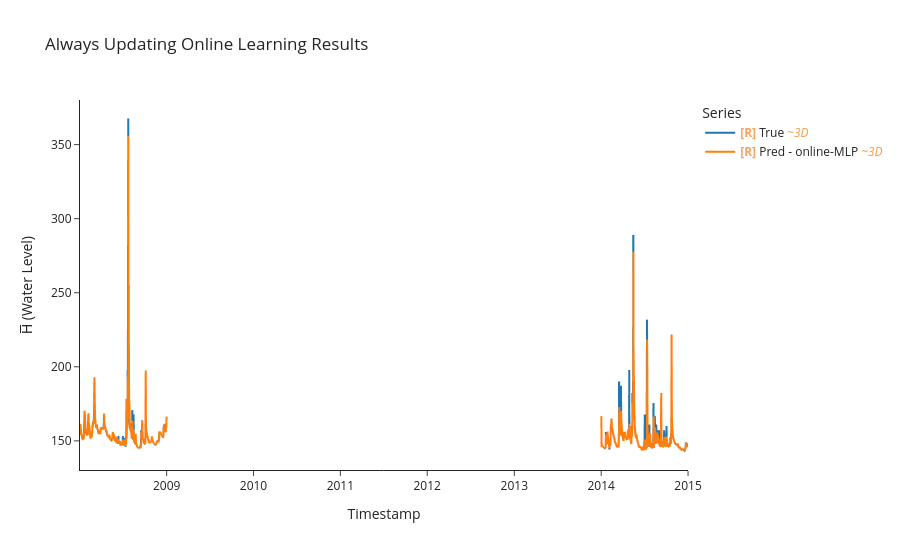

The notebook cell this image was saved under:
### Markdown cell above
## Testing with Online Learning (from data on the fly)

### Code cell
# Testing with always updating 
model, optimizer, criterion = build_mlp(LOOKBACK*N_FEATURES, HORIZON)
y_true, y_pred, time_indices, cutom_adam_batch_losses = uf.train_model_online(model, optimizer,criterion,
                                                                              test_ds, test_df,
                                                                              LOOKBACK, HORIZON, BATCH_SIZE)
#training results
uf.calculate_metrics_and_plot({"online-MLP": (y_true, y_pred, time_indices)}, 
                              plot_title="Always Updating Online Learning Results")

### Figure 1 — Plotly figure (JSON) as saved in the notebook; plotly's stock layout.template omitted (floating-point values rounded to 4 significant figures; data arrays with more than 128 entries replaced by an {"elided": "..."} marker saying what was removed)
{"data": [{"hovertemplate": "Legend=True<br>Timestamp=%{x}<br>H̅ (Water Level)=%{y}<extra></extra>", "legendgroup": "True", "line": {"color": "#1f77b4", "dash": "solid", "width": 2}, "marker": {"symbol": "circle"}, "mode": "lines", "name": "<b style=\"color:sandybrown\">[R]</b> True <i style=\"color:#fc9944\">~3D</i>", "showlegend": true, "type": "scattergl", "uid": "d31f223e-8373-4657-9454-6d03acf22f9e", "x": {"elided": "1001 str values"}, "xaxis": "x", "y": {"elided": "1001 float values"}, "yaxis": "y"}, {"hovertemplate": "Legend=Pred - online-MLP<br>Timestamp=%{x}<br>H̅ (Water Level)=%{y}<extra></extra>", "legendgroup": "Pred - online-MLP", "line": {"color": "#ff7f0e", "dash": "solid", "width": 2}, "marker": {"symbol": "circle"}, "mode": "lines", "name": "<b style=\"color:sandybrown\">[R]</b> Pred - online-MLP <i style=\"color:#fc9944\">~3D</i>", "showlegend": true, "type": "scattergl", "uid": "8870dead-13e1-4297-817e-86e76c458a57", "x": {"elided": "1001 str values"}, "xaxis": "x", "y": {"elided": "1001 float values"}, "yaxis": "y"}], "layout": {"height": 550, "legend": {"title": {"text": "Series"}, "tracegroupgap": 0}, "title": {"text": "Always Updating Online Learning Results"}, "xaxis": {"anchor": "y", "domain": [0, 1], "title": {"text": "Timestamp"}}, "yaxis": {"anchor": "x", "domain": [0, 1], "title": {"text": "H̅ (Water Level)"}}}}
